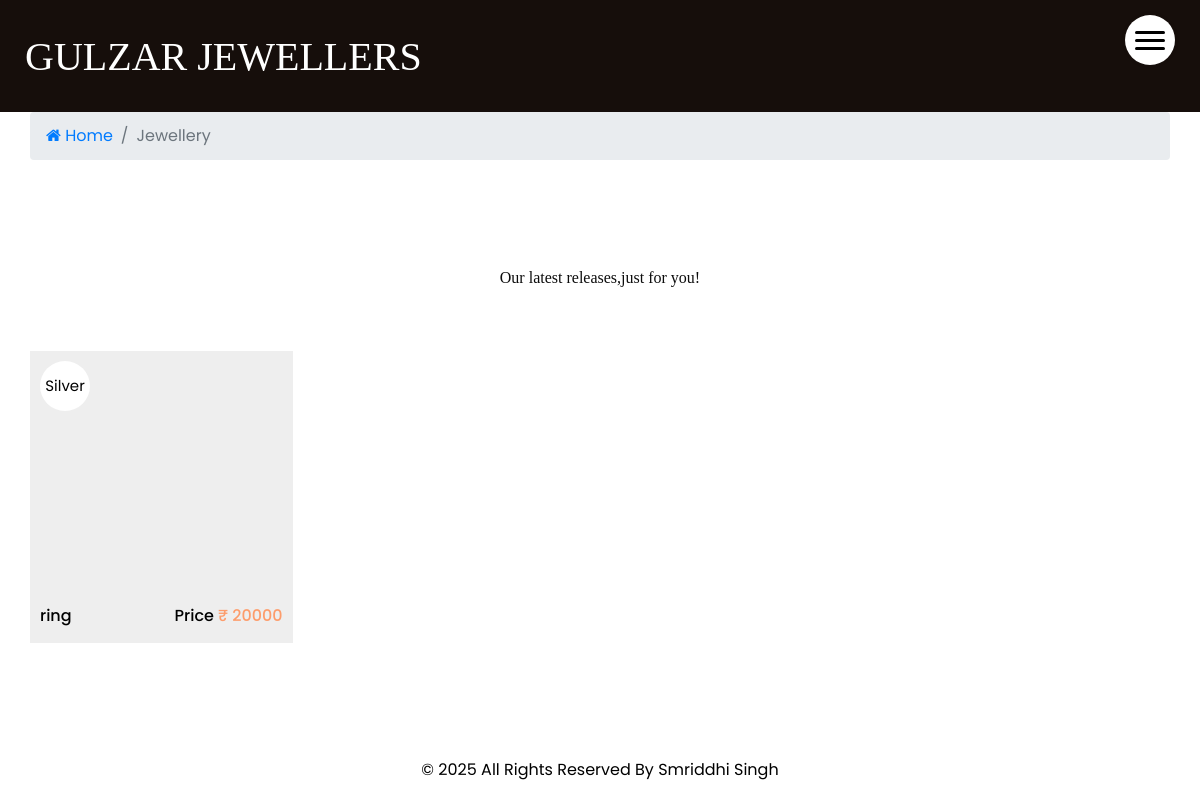
Screenshot of /userproduct.php with the database file from the repository.
### tables this page shows
CREATE TABLE `product` (
  `id` int(6) NOT NULL,
  `productname` varchar(200) NOT NULL,
  `category_name` varchar(200) NOT NULL,
  `image` varchar(200) NOT NULL,
  `price` int(9) NOT NULL,
  `description` longtext NOT NULL,
  `status` varchar(200) NOT NULL DEFAULT 'active',
  `created_at` timestamp NOT NULL DEFAULT current_timestamp() ON UPDATE current_timestamp()
);

### userproduct.php (the view, shortened to what this page needs)
<?php
include("header.php");
?>
<div class="breadcrumb-area">
        <div class="container">
            <div class="row">
                <div class="col-12">
                    <nav aria-label="breadcrumb">
                        <ol class="breadcrumb">
                            <li class="breadcrumb-item"><a href="index.php"><i class="fa fa-home"></i> Home</a></li>
                            <li class="breadcrumb-item active" aria-current="page">Jewellery</li>
                        </ol>
                    </nav>
                </div>
            </div>
        </div>
    </div>
<?php
if(isset($_GET['name'])){
    $category_name=$_GET['name'];
    $query="Select * from `product` where `category_name`='$category_name'";
}
else{
    $query="Select * from `product`";
}
include("config.php");
$result1=mysqli_query($connect,$query);
?>
 <section class="shop_section layout_padding">
    <div class="container">
      <div class="heading_container heading_center">
        <p>Our latest releases,just for you!</p>
      </div>
      <div class="row">
      <?php
        while($data=mysqli_fetch_array($result1)){
       ?>
        <div class="col-sm-6 col-md-4 col-lg-3">
          <div class="box">
            <a href="single.php?id=<?php echo $data['id'] ?>">
              <div class="img-box">
              </div>
              <div class="detail-box">
                <h6>
                <?php echo $data['productname']?>
                </h6>
                <h6>
                  Price
                  <span>
                  &#8377; <?php echo $data['price']?>
                  </span>
                </h6>
              </div>
              <div class="new">
                <span>
                  <?php echo $data['category_name']?>
                </span>
              </div>
            </a>
          </div>
        </div>
        <?php
         }
         ?>
      </div>
    </div>
  </section>
<?php
include("footer.php");
?>

### css/style.css (style rules this page uses)
body { font-family: "Poppins", sans-serif; color: #0c0c0c; background-color: #ffffff; overflow-x: hidden; }
li { list-style: none; }
.layout_padding { padding: 90px 0; }
.heading_container { display: -webkit-box; display: -ms-flexbox; display: flex; -webkit-box-orient: vertical; -webkit-box-direction: normal; -ms-flex-direction: column; flex-direction: column; -webkit-box-align: start; -ms-flex-align: start; align-items: flex-start; font-family: 'Playfair Display', serif; }
.heading_container.heading_center { -webkit-box-align: center; -ms-flex-align: center; align-items: center; text-align: center; }
a, a:hover, a:focus { text-decoration: none; }
.shop_section .heading_container { margin-bottom: 20px; }
.shop_section .box { background-color: #eeeeee; position: relative; padding: 10px; margin-top: 25px; }
.shop_section .box a { color: #000000; }
.shop_section .box .img-box { display: -webkit-box; display: -ms-flexbox; display: flex; -webkit-box-pack: center; -ms-flex-pack: center; justify-content: center; -webkit-box-align: center; -ms-flex-align: center; align-items: center; padding: 15px 30px; height: 245px; }
.shop_section .box .detail-box { display: -webkit-box; display: -ms-flexbox; display: flex; -webkit-box-pack: justify; -ms-flex-pack: justify; justify-content: space-between; }
.shop_section .box .detail-box h6 span { color: #fd9c6b; }
.shop_section .box .new { width: 50px; height: 50px; position: absolute; top: 10px; left: 10px; background-color: #ffffff; display: -webkit-box; display: -ms-flexbox; display: flex; -webkit-box-pack: center; -ms-flex-pack: center; justify-content: center; -webkit-box-align: center; -ms-flex-align: center; align-items: center; border-radius: 100%; font-size: 15px; }

### css/responsive.css (style rules this page uses)
@media (min-width: 1200px) { .container { max-width: 1170px; } }

### rows the page displays
product: productname "ring", price "20000", category_name "Silver"
